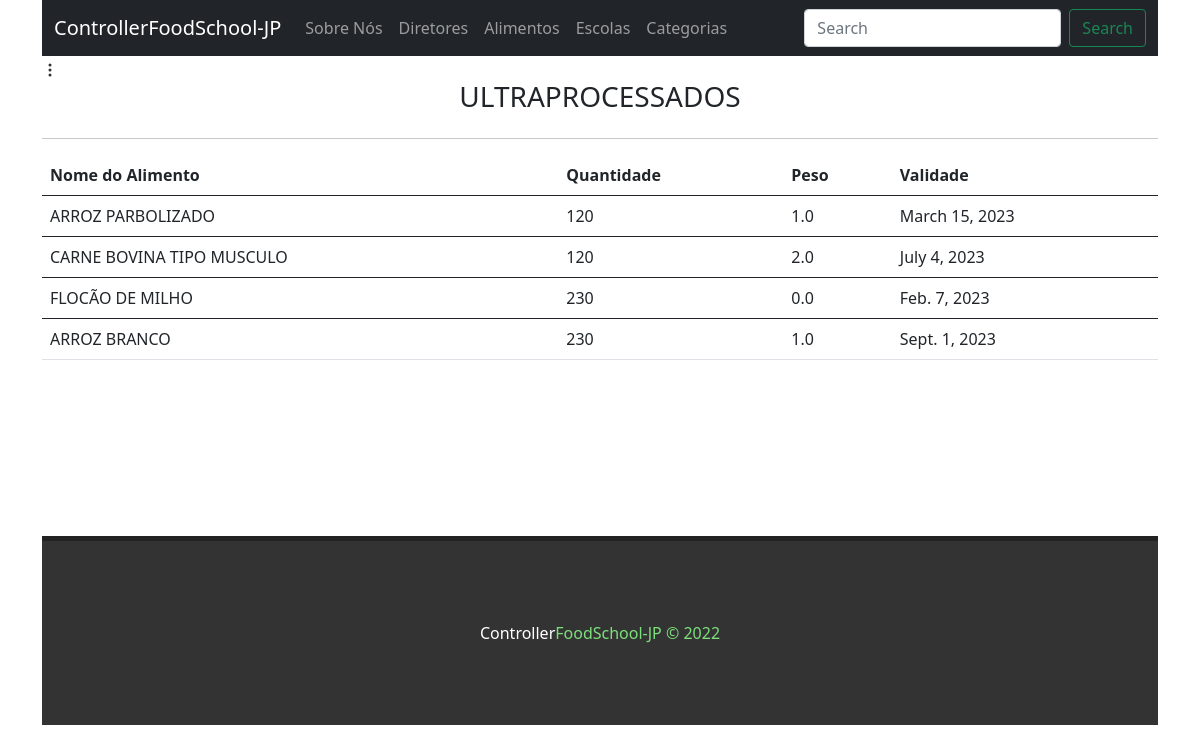
Page /category/show/1 on the committed database.
### category/models.py (models this page shows, shortened)
class Category(models.Model):
    name = models.CharField(max_length=255)
    created_at = models.DateTimeField(auto_now_add=True)
    updated_at = models.DateTimeField(auto_now=True)

### food/models.py (models this page shows, shortened)
class Food(models.Model):
   name = models.CharField(max_length=255)
   validity = models.DateField()
   quantity = models.IntegerField(null=True)
   weight = models.FloatField(null = True)
   category = models.ForeignKey(Category, on_delete=models.CASCADE)
   created_at = models.DateTimeField(auto_now_add=True)
   updated_at = models.DateTimeField(auto_now=True)

### category/views.py (the view)
# urls.py: path('show/<int:id>', views.show, name='show category'),
def show(request, id):
    category = Category.objects.get(id=id)
    foods = category.food_set.all()
    return render(request, 'category/show.html',{'category': category, 'foods':foods})

### category/templates/category/show.html (shortened to what this page needs)
{% extends 'baseCategory.html' %}
{% block content %}
<div class="content">
    <h3>
        {{category.name}}
    </h3>
</div>
<hr>
<div class="content">
<table class="table">
    <thead>
        <th scope="col">Nome do Alimento</th>
        <th scope="col">Quantidade</th>
        <th scope="col">Peso</th>
        <th scope="col">Validade</th>
    </thead>
    {% for food in foods %}
    <tbody>
       <tr>
        <td>{{food.name}}</td>
        <td>{{food.quantity}}</td>
        <td>{{food.weight}}</td>
        <td>{{food.validity}}</td>
       </tr>
    </tbody>
    {% endfor %}
</table>
</div>
{% endblock %}

### category/static/styles/styleCategory.css (style rules this page uses)
.content { display: flex; align-items: center; justify-content: center; }

### rows in the picture
Category: name "ULTRAPROCESSADOS"
Food: name "ARROZ PARBOLIZADO", quantity "120", weight "1.0", validity "March 15, 2023"
Food: name "CARNE BOVINA TIPO MUSCULO", quantity "120", weight "2.0", validity "July 4, 2023"
Food: name "FLOCÃO DE MILHO", quantity "230", weight "0.0", validity "Feb. 7, 2023"
Food: name "ARROZ BRANCO", quantity "230", weight "1.0", validity "Sept. 1, 2023"
